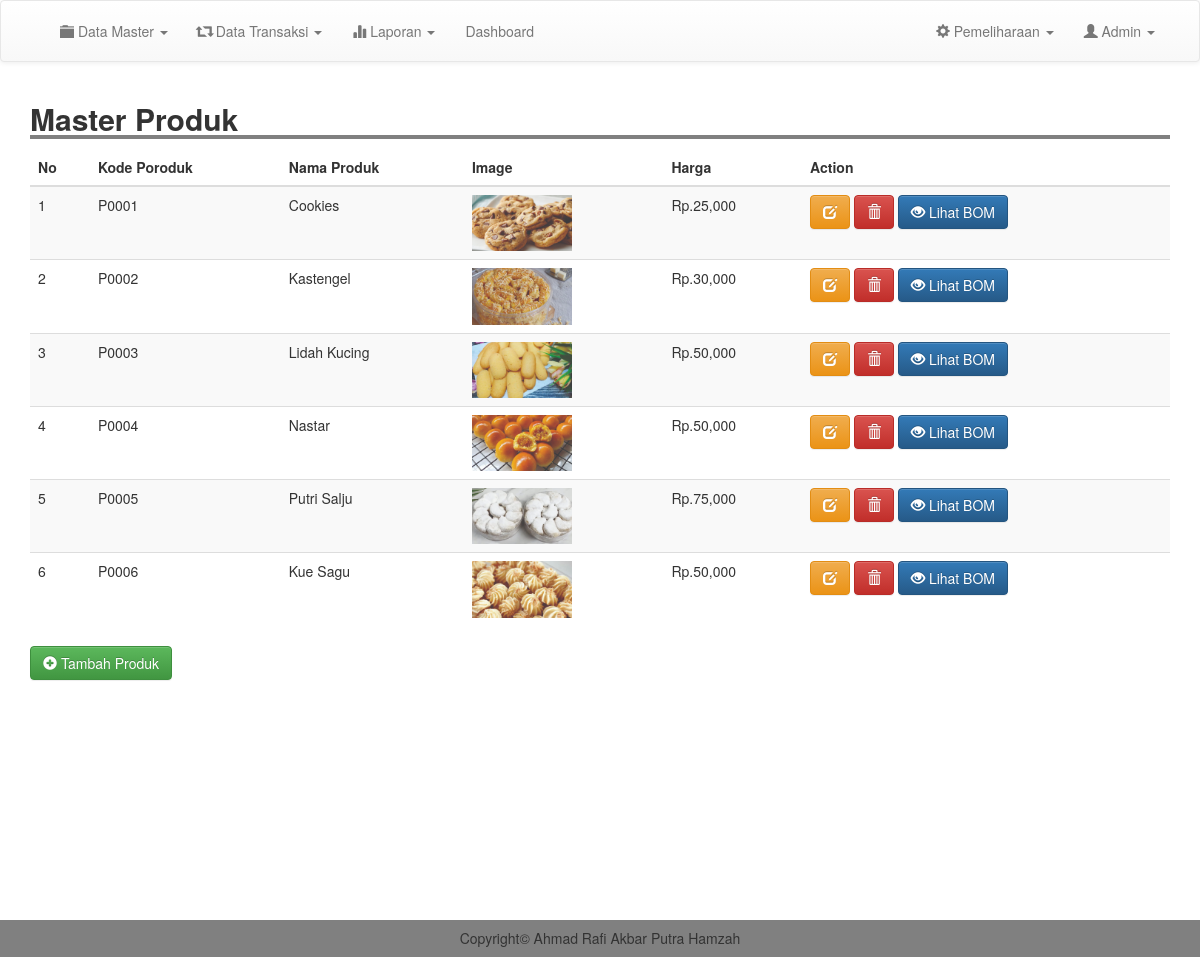
/admin/m_produk.php (signed in), run on the app's committed database.
### tables this page shows
CREATE TABLE `produk` (
  `kode_produk` varchar(100) NOT NULL,
  `nama` varchar(100) NOT NULL,
  `image` text NOT NULL,
  `deskripsi` text NOT NULL,
  `harga` int(11) NOT NULL
);

### admin/m_produk.php (the view)
<?php
include 'header.php';
?>
<div class="container">
	<h2 style=" width: 100%; border-bottom: 4px solid gray"><b>Master Produk</b></h2>
		<table class="table table-striped">
			<thead>
				<tr>
					<th scope="col">No</th>
					<th scope="col">Kode Poroduk</th>
					<th scope="col">Nama Produk</th>
					<th scope="col">Image</th>
					<th scope="col">Harga</th>
					<th scope="col">Action</th>
				</tr>
			</thead>
			<tbody>
				<?php
				$result = mysqli_query($conn, "SELECT * FROM produk");
				$no =1;
				while ($row = mysqli_fetch_assoc($result)) {
				?>
					<tr>
						<td ><?= $no; ?></td>
						<td><?= $row['kode_produk']; ?></td>
						<td><?= $row['nama'];  ?></td>
						<td><img src="../image/produk/<?= $row['image']; ?>" width="100"></td>
						<td>Rp.<?= number_format($row['harga' ]);  ?></td>
						<td><a href="edit_produk.php?kode=<?= $row['kode_produk']; ?>" class="btn btn-warning"><i class="glyphicon glyphicon-edit"></i> </a> <a href="proses/del_produk.php?kode=<?= $row['kode_produk']; ?>" class="btn btn-danger" onclick="return confirm('Yakin Ingin Menghapus Data ?')"><i class="glyphicon glyphicon-trash"></i> </a> <a href="bom.php?kode=<?= $row['kode_produk']; ?>" type="submit" class="btn btn-primary"><i class="glyphicon glyphicon-eye-open"></i> Lihat BOM</button></td>
					</tr>
				<?php
					$no++;
					}
				 ?>
				</tbody>
			</table>
		<a href="tm_produk.php" class="btn btn-success"><i class="glyphicon glyphicon-plus-sign"></i> Tambah Produk</a>
	</div>
	<br>
	<br>
	<br>
	<br>
	<br>
	<br>
	<br>
	<br>
	<br>
	<br>
	<br>
	<br>
	<?php
	include 'footer.php';
	?>

### css/style.css (style rules this page uses)
body { margin: 0; padding: 0; }

### data on the page
produk: kode_produk "P0001", nama "Cookies", image (picture), harga "25,000"
produk: kode_produk "P0002", nama "Kastengel", image (picture), harga "30,000"
produk: kode_produk "P0003", nama "Lidah Kucing", image (picture), harga "50,000"
produk: kode_produk "P0004", nama "Nastar", image (picture), harga "50,000"
produk: kode_produk "P0005", nama "Putri Salju", image (picture), harga "75,000"
produk: kode_produk "P0006", nama "Kue Sagu", image (picture), harga "50,000"
